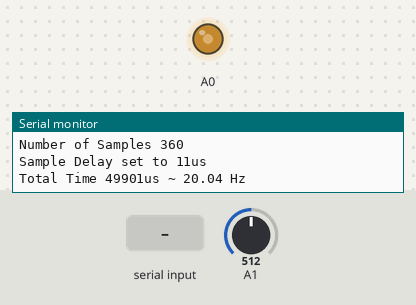
A sketch run on a simulated Arduino Uno R4 Minima. Shown: output pins drawn as LEDs (lit = HIGH), the last lines printed to the serial monitor. Inputs (shaded band) come from the test bench; at power-on: A1 = 512 (analog values on the 0–1023 scale).

Above: at 6.2 s.
6.3 s: "/r\n" received over Serial
At 11.5 s:
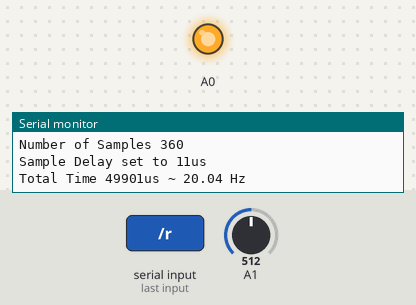
12.7 s: "/r 45\n" received over Serial
At 18.6 s:
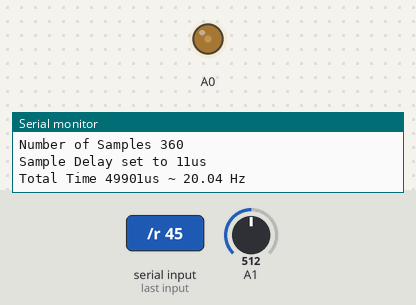
18.9 s: "/r90\n" received over Serial
At 24.4 s:
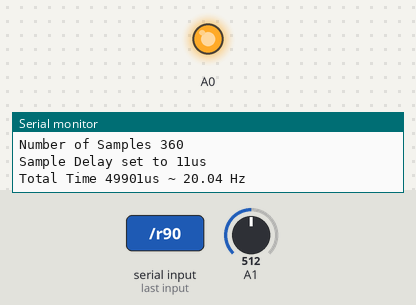
Timing chart, 0 to 25.9 s (numbered marks = the images above; inputs shaded):
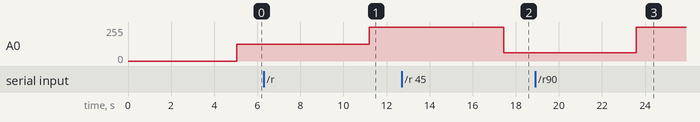

Measured:
- after the input at 6.3 s, A0: 125/255 → 255/255 after 4.9 s
- after the input at 12.7 s, A0: 255/255 → 62/255 after 4.7 s
- after the input at 18.9 s, A0: 62/255 → 255/255 after 4.7 s

The sketch:

R4_DAC_ADC_Speed_Test.ino
```cpp
    /*
    Arduino UNO R4 DAC Speed Test
    --------------------------------
    This sketch is designed to test the speed of the DAC (Digital-to-Analog Converter)
    and ADC (Analog-to-Digital Converter) on the Arduino UNO R4.

    Setup:
    - Connect a jumper wire from A0 to A1.
    - Connect a 4.7k resistor from A1 to ground.

    This sketch measures the speed and resolution of the ADC by reading analog values
    and converting them to digital values. The results are printed to the Serial Monitor.

    ADC Resolution:
    - 8 bits: Useful for general, less precise measurements.
    - 10-14 bits: Common for most applications, balancing precision and speed.
    - 16 bits: High precision for detailed signal analysis.
    - 24 bits: For highly sensitive applications, usually with external ADCs.

    Voltage per step for different resolutions:
    - 2-bit resolution: 5V / 4 ≈ 1.25V per step.
    - 4-bit resolution: 5V / 16 ≈ 0.3125V per step.
    - 6-bit resolution: 5V / 64 ≈ 0.0781V per step.
    - 8-bit resolution: 5V / 256 ≈ 0.0195V per step.
    - 10-bit resolution: 5V / 1024 ≈ 0.0049V per step.
    - 12-bit resolution: 5V / 4096 ≈ 0.0012V per step.
    - 14-bit resolution: 5V / 16384 ≈ 0.0003V per step.
    - 16-bit resolution: 5V / 65536 ≈ 0.0001V per step.
    - 24-bit resolution: 5V / 16777216 ≈ 0.0000003V per step.

    For more information, visit:
    https://forum.arduino.cc/t/arduino-uno-r4-dac-speed/1177741
    https://forum.arduino.cc/t/uno-r4-analogread-code-where-is-it/1145909/4

  Example Output:
  355Reading: 1866 -> 2.2784v at Time: 16519 - 16566 = 47 microseconds
  356Reading: 1900 -> 2.3199v at Time: 16566 - 16612 = 46 microseconds
  357Reading: 1937 -> 2.3651v at Time: 16612 - 16658 = 46 microseconds
  358Reading: 1973 -> 2.4090v at Time: 16658 - 16704 = 46 microseconds
  Freq set to 60hz
  Resolution set to 12-bit
  Number of Samples 360
  Sample Delay set to 11us
  Total Time 16658us ~ 60.03 Hz


Sketch uses 64180 bytes (24%) of program storage space. Maximum is 262144 bytes.
Global variables use 9652 bytes (29%) of dynamic memory, leaving 23116 bytes for local variables. Maximum is 32768 bytes.


1 cycle of 60hz = 16667us
16667us / 360 samples = 46.3us per sample
11us delay per sample = 11us * 360 samples = 3,960us
16,667us - 3,960us = 12,707us
12,707us / 360 samples = 35.3us per sample

60hz is 16.67ms per cycle
with a delay of 230 the frequency is ~ 10hz
with a delay of 1 the frequency is ~ 78.11hz
with a delay of 11 the frequency is ~ 60.03hz

ADC takes 23 to 24 microseconds per read with no delay
DAC12 conversion time is 30uS to reach specified accuracy... although the 'scope shows this as being faster.
https://forum.arduino.cc/t/arduino-uno-r4-dac-speed/1177741

We are using a 12-bit ADC and DAC, so the resolution is 4096 steps (0-4095)
The DAC is outputting a 60hz sine wave with 360 samples per cycle
The ADC is reading the sine wave and storing the values in an array
The time delay between each sample is 11us, which is also the delay between each analogWrite and analogRead
The total time for one cycle of the sine wave is 16658us, which is approximately 60.03hz
The ADC readings are averaging around 23 to 24 microseconds per read with no delay
The DAC12 conversion time is 30uS to reach specified accuracy... although the 'scope shows this as being faster.
46.3us - 23us = 23.3us per sample
23.3us per sample - 11us delay = 12.3us per sample for DAC
DAC analogWrite takes ~ 10uS for the code and 5uS (max) for the DAC output to change.
12.3us per sample for DAC + 23us per sample for ADC + 11us delay = 46.3us per sample
46.3us per sample * 360 samples = 16,668us per cycle
16,668us per cycle = 60.03hz


UNO R4 Library Compatibility
https://github.com/arduino/uno-r4-library-compatibility

IRremote library says it fails to compile for the UNO R4??
Firmata library says it fails to compile for the UNO R4??

  */


//https://deepbluembedded.com/sine-lookup-table-generator-calculator/
//const uint16_t sineLookupTable[] = { 0x800, 0x824, 0x847, 0x86b, 0x88f, 0x8b2, 0x8d6, 0x8fa, 0x91d, 0x940, 0x964, 0x987, 0x9aa, 0x9cd, 0x9ef, 0xa12, 0xa35, 0xa57, 0xa79, 0xa9b, 0xabc, 0xade, 0xaff, 0xb20, 0xb41, 0xb62, 0xb82, 0xba2, 0xbc1, 0xbe1, 0xc00, 0xc1f, 0xc3d, 0xc5b, 0xc79, 0xc97, 0xcb4, 0xcd1, 0xced, 0xd09, 0xd24, 0xd40, 0xd5a, 0xd75, 0xd8f, 0xda8, 0xdc1, 0xdda, 0xdf2, 0xe0a, 0xe21, 0xe38, 0xe4e, 0xe64, 0xe79, 0xe8e, 0xea2, 0xeb6, 0xec9, 0xedb, 0xeee, 0xeff, 0xf10, 0xf21, 0xf31, 0xf40, 0xf4f, 0xf5d, 0xf6b, 0xf78, 0xf84, 0xf90, 0xf9c, 0xfa7, 0xfb1, 0xfba, 0xfc3, 0xfcc, 0xfd3, 0xfda, 0xfe1, 0xfe7, 0xfec, 0xff1, 0xff5, 0xff8, 0xffb, 0xffd, 0xfff, 0x1000, 0x1000, 0x1000, 0xfff, 0xffd, 0xffb, 0xff8, 0xff5, 0xff1, 0xfec, 0xfe7, 0xfe1, 0xfda, 0xfd3, 0xfcc, 0xfc3, 0xfba, 0xfb1, 0xfa7, 0xf9c, 0xf90, 0xf84, 0xf78, 0xf6b, 0xf5d, 0xf4f, 0xf40, 0xf31, 0xf21, 0xf10, 0xeff, 0xeee, 0xedb, 0xec9, 0xeb6, 0xea2, 0xe8e, 0xe79, 0xe64, 0xe4e, 0xe38, 0xe21, 0xe0a, 0xdf2, 0xdda, 0xdc1, 0xda8, 0xd8f, 0xd75, 0xd5a, 0xd40, 0xd24, 0xd09, 0xced, 0xcd1, 0xcb4, 0xc97, 0xc79, 0xc5b, 0xc3d, 0xc1f, 0xc00, 0xbe1, 0xbc1, 0xba2, 0xb82, 0xb62, 0xb41, 0xb20, 0xaff, 0xade, 0xabc, 0xa9b, 0xa79, 0xa57, 0xa35, 0xa12, 0x9ef, 0x9cd, 0x9aa, 0x987, 0x964, 0x940, 0x91d, 0x8fa, 0x8d6, 0x8b2, 0x88f, 0x86b, 0x847, 0x824, 0x800, 0x7dc, 0x7b9, 0x795, 0x771, 0x74e, 0x72a, 0x706, 0x6e3, 0x6c0, 0x69c, 0x679, 0x656, 0x633, 0x611, 0x5ee, 0x5cb, 0x5a9, 0x587, 0x565, 0x544, 0x522, 0x501, 0x4e0, 0x4bf, 0x49e, 0x47e, 0x45e, 0x43f, 0x41f, 0x400, 0x3e1, 0x3c3, 0x3a5, 0x387, 0x369, 0x34c, 0x32f, 0x313, 0x2f7, 0x2dc, 0x2c0, 0x2a6, 0x28b, 0x271, 0x258, 0x23f, 0x226, 0x20e, 0x1f6, 0x1df, 0x1c8, 0x1b2, 0x19c, 0x187, 0x172, 0x15e, 0x14a, 0x137, 0x125, 0x112, 0x101, 0xf0, 0xdf, 0xcf, 0xc0, 0xb1, 0xa3, 0x95, 0x88, 0x7c, 0x70, 0x64, 0x59, 0x4f, 0x46, 0x3d, 0x34, 0x2d, 0x26, 0x1f, 0x19, 0x14, 0x0f, 0x0b, 0x08, 0x05, 0x03, 0x01, 0x00, 0x00, 0x00, 0x01, 0x03, 0x05, 0x08, 0x0b, 0x0f, 0x14, 0x19, 0x1f, 0x26, 0x2d, 0x34, 0x3d, 0x46, 0x4f, 0x59, 0x64, 0x70, 0x7c, 0x88, 0x95, 0xa3, 0xb1, 0xc0, 0xcf, 0xdf, 0xf0, 0x101, 0x112, 0x125, 0x137, 0x14a, 0x15e, 0x172, 0x187, 0x19c, 0x1b2, 0x1c8, 0x1df, 0x1f6, 0x20e, 0x226, 0x23f, 0x258, 0x271, 0x28b, 0x2a6, 0x2c0, 0x2dc, 0x2f7, 0x313, 0x32f, 0x34c, 0x369, 0x387, 0x3a5, 0x3c3, 0x3e1, 0x400, 0x41f, 0x43f, 0x45e, 0x47e, 0x49e, 0x4bf, 0x4e0, 0x501, 0x522, 0x544, 0x565, 0x587, 0x5a9, 0x5cb, 0x5ee, 0x611, 0x633, 0x656, 0x679, 0x69c, 0x6c0, 0x6e3, 0x706, 0x72a, 0x74e, 0x771, 0x795, 0x7b9, 0x7dc};
const uint16_t sineLookupTable[] = {2048, 2084, 2119, 2155, 2191, 2226, 2262, 2298,2333, 2368, 2404, 2439, 2474, 2509, 2543, 2578,2613, 2647, 2681, 2715, 2748, 2782, 2815, 2848,2881, 2914, 2946, 2978, 3009, 3041, 3072, 3103,3133, 3163, 3193, 3223, 3252, 3281, 3309, 3337,3364, 3392, 3418, 3445, 3471, 3496, 3521, 3546,3570, 3594, 3617, 3640, 3662, 3684, 3705, 3726,3746, 3766, 3785, 3803, 3822, 3839, 3856, 3873,3889, 3904, 3919, 3933, 3947, 3960, 3972, 3984,3996, 4007, 4017, 4026, 4035, 4044, 4051, 4058,4065, 4071, 4076, 4081, 4085, 4088, 4091, 4093,4095, 4096, 4096, 4096, 4095, 4093, 4091, 4088,4085, 4081, 4076, 4071, 4065, 4058, 4051, 4044,4035, 4026, 4017, 4007, 3996, 3984, 3972, 3960,3947, 3933, 3919, 3904, 3889, 3873, 3856, 3839,3822, 3803, 3785, 3766, 3746, 3726, 3705, 3684,3662, 3640, 3617, 3594, 3570, 3546, 3521, 3496,3471, 3445, 3418, 3392, 3364, 3337, 3309, 3281,3252, 3223, 3193, 3163, 3133, 3103, 3072, 3041,3009, 2978, 2946, 2914, 2881, 2848, 2815, 2782,2748, 2715, 2681, 2647, 2613, 2578, 2543, 2509,2474, 2439, 2404, 2368, 2333, 2298, 2262, 2226,2191, 2155, 2119, 2084, 2048, 2012, 1977, 1941,1905, 1870, 1834, 1798, 1763, 1728, 1692, 1657,1622, 1587, 1553, 1518, 1483, 1449, 1415, 1381,1348, 1314, 1281, 1248, 1215, 1182, 1150, 1118,1087, 1055, 1024, 993, 963, 933, 903, 873,844, 815, 787, 759, 732, 704, 678, 651,625, 600, 575, 550, 526, 502, 479, 456,434, 412, 391, 370, 350, 330, 311, 293,274, 257, 240, 223, 207, 192, 177, 163,149, 136, 124, 112, 100, 89, 79, 70,61, 52, 45, 38, 31, 25, 20, 15,11, 8, 5, 3, 1, 0, 0, 0,1, 3, 5, 8, 11, 15, 20, 25,31, 38, 45, 52, 61, 70, 79, 89,100, 112, 124, 136, 149, 163, 177, 192,207, 223, 240, 257, 274, 293, 311, 330,350, 370, 391, 412, 434, 456, 479, 502,526, 550, 575, 600, 625, 651, 678, 704,732, 759, 787, 815, 844, 873, 903, 933,963, 993, 1024, 1055, 1087, 1118, 1150, 1182,1215, 1248, 1281, 1314, 1348, 1381, 1415, 1449,1483, 1518, 1553, 1587, 1622, 1657, 1692, 1728,1763, 1798, 1834, 1870, 1905, 1941, 1977, 2012};
#define NUM_SAMPLES 360
//const float amplitude = 2048; // Half of the full scale for a 12-bit DAC (0-4095)
int freq = 60; // Frequency in Hz
int readings[NUM_SAMPLES];
unsigned long timestamps[NUM_SAMPLES];

//Set the ADC & DAC resolution
int adcResolution = 12;
float bitresolution = pow(2, adcResolution) - 1;
int plotter = false;


//DAC timing before ADC read
 // Approximate delay for sampling at (1/Hz s =  µs)
 //unsigned long delayTime = 10 / freq; // Calculate delay for sampling at desired frequency
 //unsigned long samplePeriod = 1000000 / (freq * NUM_SAMPLES); // Calculate delay for 10Hz signal with NUM_SAMPLES samples per period
 //unsigned long samplePeriod = (1.000000000/freq)/NUM_SAMPLES+25;
 //unsigned long samplePeriod = (1.000000000/freq)*1000000; // Approximate delay for sampling at 600 Hz (1/600 s ≈ 1667 µs) }
 //DAC analogWrite takes ~ 10uS for the code and 5uS (max) for the DAC output to change.
 unsigned long samplePeriod = 11;// ~25us for an analog read with no delay, so give it another 25us to rest before next sample attempt?
// samplePeriod = 230 ~ 10hz
// samplePeriod = 1 ! 78.11hz


// Process incoming serial commands
// note: this function is blocking and will delay the loop
void processCommand(String command) {
  command.trim(); // Remove any leading or trailing whitespace
  Serial.print("received command:");
  Serial.println(command);
  delay(1000);
  // Example commands:
  if (command.startsWith("/f ")) {
    freq = command.substring(3).toInt();
    Serial.print("Frequency set to: ");
    Serial.println(freq);
    delay(5000);
  } else if (command.startsWith("/r")) {
    adcResolution = command.substring(3).toInt();
    bitresolution = pow(2, adcResolution) - 1;
    analogReadResolution(adcResolution);
    analogWriteResolution(adcResolution);
    Serial.print("ADC Resolution set to: ");
    Serial.println(adcResolution);
  } else if (command.startsWith("/d ")) {
    samplePeriod = command.substring(3).toInt();
    Serial.print("Sample delay set to: ");
    Serial.println(samplePeriod);
  } else if (command.startsWith("/z")) {
    plotter = !plotter;
    Serial.println(plotter);
    delay(2000);
  } else if (command.startsWith("/pm ")) {
    int pin = command.substring(9, command.indexOf(' ', 3)).toInt();
    String mode = command.substring(command.indexOf(' ', 3) + 1);
    if (mode == "OUTPUT") {
      pinMode(pin, OUTPUT);
      Serial.print("Pin ");
      Serial.print(pin);
      Serial.println(" set to OUTPUT");
    } else if (mode == "INPUT") {
      pinMode(pin, INPUT);
      Serial.print("Pin ");
      Serial.print(pin);
      Serial.println(" set to INPUT");
    }
  } else {
      Serial.println("Unknown command. Available commands: /freq, /resolution, /delay, /pinMode");
  }
}

/*

Setup the serial monitor and ADC resolution

*/
void setup() {
  Serial.begin(115200);
  analogReadResolution(adcResolution); //change to ??-bit resolution
  analogWriteResolution(adcResolution);

  //wave.sine(freq);       // Generate a sine wave with the initial frequency

  Serial.println();
  Serial.println("Type commands to adjust settings:");
  delay(5000);
}

/*

Loop through the sine wave and read the ADC

*/
void loop() {
  // Start the timer
  unsigned long startTime = micros(); // Start time in microseconds

  // Loop through the sine wave
  for (int i = 0; i < NUM_SAMPLES; i++) {
    // analogWrite takes c. 10uS for the code and 5uS (max) for the DAC output to change.
    analogWrite(A0, sineLookupTable[i]); // Write to DAC using mod operator
    //delay in Microseconds to create/adjust for 60hz sine wave
    delayMicroseconds(samplePeriod);
    //Read the ADC
    readings[i] = analogRead(A1);
    // Store the elapsed time
    timestamps[i] = micros() - startTime; // Store the elapsed time
    //ADC readings are averaging around 23 to 24 microseconds per read with no delay
    //According to the RA4M1 data-sheet the DAC12 conversion time is 30uS to reach specified accuracy... although the 'scope shows this as being faster.
    //https://forum.arduino.cc/t/arduino-uno-r4-dac-speed/1177741
  }//end for

  // Calculate the total time and frequency
  unsigned long totalTime = timestamps[NUM_SAMPLES - 1] - timestamps[0];
  float frequency = 1000000.0 / totalTime; // Calculate frequency


  // Output the results (optional, for debugging)
  for (int i = 0; i < NUM_SAMPLES-1; i++) {
    //12-bit (0-4096) and 14-bit (0-65355) resolution or etc
    float voltage = readings[i] * (5.0 / bitresolution); // Convert ADC reading to voltage

  if(plotter){
    //Serial.println((voltage-2.5),4);
    Serial.println(voltage,4);
    delay(10);
  }else{
      Serial.print(i);
      Serial.print("Reading: ");
      Serial.print(readings[i]);
      Serial.print(" -> ");
      Serial.print(voltage,4);
      Serial.print("v at Time: ");
      Serial.print(timestamps[i]);
      Serial.print(" - ");
      Serial.print(timestamps[i+1]);
      Serial.print(" = ");
      if (timestamps[i+1] > timestamps[i]) {
        Serial.print(timestamps[i+1] - timestamps[i]); // Calculate and print the time difference
      } else {
        Serial.print((4294967295 - timestamps[i]) + timestamps[i+1] + 1); // Handle overflow case
      } Serial.println(" microseconds");

    }//end if plotter
  }//end for

  if(!plotter){
    Serial.print("Freq set to "); Serial.print(freq); Serial.println("hz");
    Serial.print("Resolution set to "); Serial.print(adcResolution); Serial.println("-bit");
    Serial.print("Number of Samples "); Serial.print(NUM_SAMPLES); Serial.println("");
    Serial.print("Sample Delay set to "); Serial.print(samplePeriod); Serial.println("us");
    //Total Time for 1 cycle of 60hz = 16667us
    //11us delay per sample = 11us * 360 samples = 3960us
    Serial.print("Total Time "); Serial.print(totalTime); Serial.print("us ~ ");
    Serial.print(frequency, 2); Serial.println(" Hz");

    //Serial.print( 1 / ( (timestamps[2] - timestamps[1]) * NUM_SAMPLES) );Serial.println("hz");
    delay(5000); // Delay for one second before the next batch
  }

  // Check for incoming serial commands
  if (Serial.available()) {
      String command = Serial.readStringUntil('\n');
      processCommand(command);
    }

}//end loop
```
